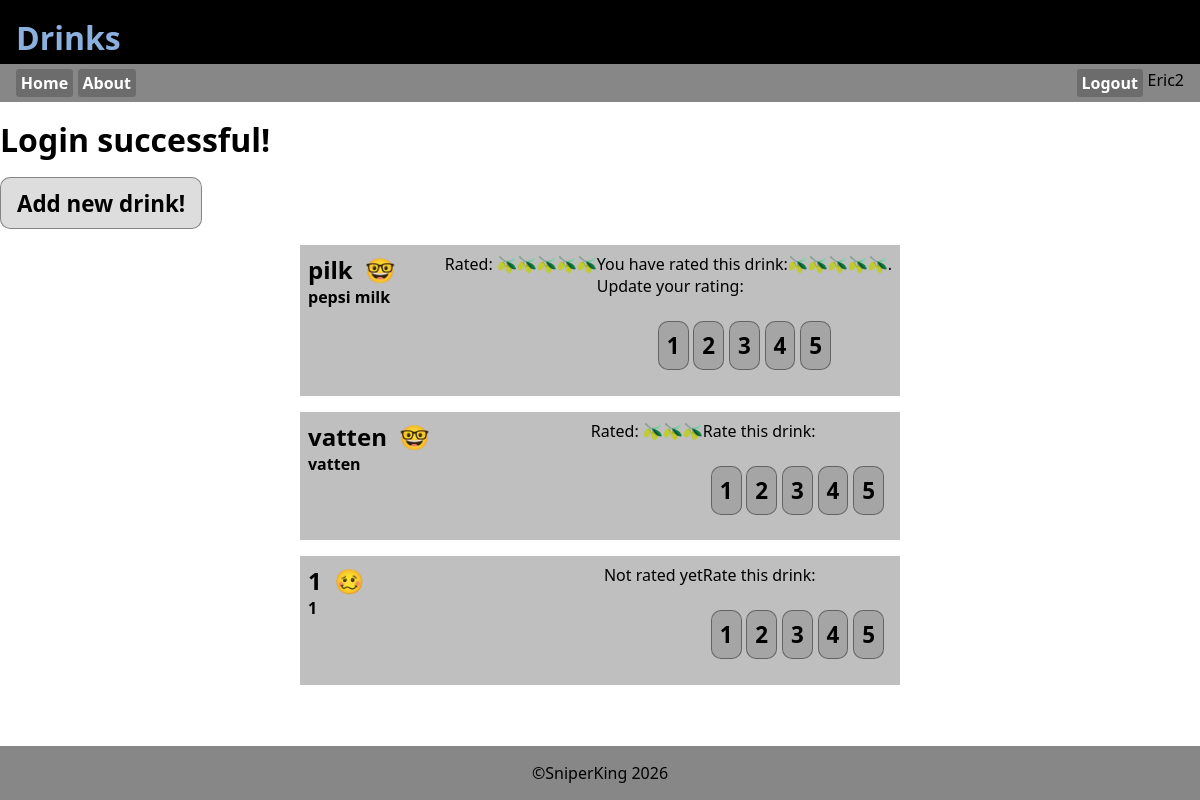
Page /index.php (signed in) on the committed database.
### tables this page shows
CREATE TABLE `tbl_user` (
  `id` int(11) NOT NULL,
  `username` varchar(32) NOT NULL,
  `password` varchar(255) NOT NULL,
  `userlevel` int(11) NOT NULL DEFAULT 10,
  `lastlogin` timestamp NOT NULL DEFAULT current_timestamp(),
  `realname` varchar(80) NOT NULL,
  `mail` varchar(100) NOT NULL,
  `created` timestamp NOT NULL DEFAULT current_timestamp()
);

CREATE TABLE `tbl_drinks` (
  `id` int(11) NOT NULL,
  `drinkname` varchar(255) NOT NULL,
  `description` varchar(255) NOT NULL,
  `ingredients` text NOT NULL,
  `recipe` text NOT NULL,
  `alcoholic` tinyint(4) NOT NULL,
  `rating` int(11) NOT NULL DEFAULT 3 COMMENT 'posibilities'
);

### asset.php (called while the page is built, shortened)
<?php
$db_host="localhost";
$db_user="root";
$db_pass="";
$db_name="drink";
$conn=mysqli_connect($db_host, $db_user, $db_pass, $db_name);
function hasrated($drinkid){
    global $conn;
    $userid=$_SESSION['id'];
    $sql="SELECT * FROM tbl_reviews WHERE userid=$userid AND drinkid=$drinkid";
    $result=mysqli_query($conn, $sql);
    if(mysqli_num_rows($result)>0){
        return true;
    }else{
        return false;
    }
}
function isLevel($level){
    if(isset($_SESSION['level'])){
        if(intval($_SESSION['level'])>=$level){
            return true;
        }else{
            return false;
        }
    }else{
        return false;
    }
}
function showpersonalscore($drinkid){
    global $conn;
    $userid=$_SESSION['id'];
    $sql="SELECT score FROM tbl_reviews WHERE userid=$userid AND drinkid=$drinkid";
    $result=mysqli_query($conn, $sql);
    if(mysqli_num_rows($result)>0){
        $row=mysqli_fetch_assoc($result);
        $retStr="";
        for($vdo=0;$vdo<$row['score'];$vdo++){
            $retStr.="🫒";
        }
        return $retStr;
    }else{
        return "Not rated yet";
    }
}
function showRating($drinkid){
    global $conn;
    if (mysqli_num_rows(mysqli_query($conn, "SELECT * FROM tbl_reviews WHERE drinkid='$drinkid' LIMIT 1")) > 0) {
        $sql="SELECT AVG(score) as rating FROM tbl_reviews WHERE drinkid='$drinkid'";
        $result=mysqli_query($conn, $sql);
        $row=mysqli_fetch_assoc($result);
        $rating=$row['rating'];
        $sql="UPDATE tbl_drinks SET rating=$rating WHERE id=$drinkid";
        $number=intval(round($row['rating']));
        $retStr="";
        for($vdo=0;$vdo<$number;$vdo++){
            $retStr.="🫒";
        }
        return $retStr;
    } else {
        return false;
    }
}
function isAlcoholic($value){
    if($value){
        return "🥴";
    }else{
        return "🤓";
    }
}
function getUsername(){
    global $conn;
    $userid=$_SESSION['id'];
    $sql="SELECT username FROM tbl_user WHERE id=$userid";
    $result=mysqli_query($conn, $sql);
    $row=mysqli_fetch_assoc($result);
    if(mysqli_num_rows($result)>0){
        return $row['username'];
    }else{
        return "Guest";
    }
}
?>

### index.php (the view, shortened to what this page needs)
<!DOCTYPE html>
<?php require_once("asset.php"); ?>
<?php
$mess="";
if(isset($_SESSION['mess'])){
    $mess=$_SESSION['mess'];
}else{
    $mess="";
}
?>
<html lang="en">
<head>
    <link rel="stylesheet" href="style.css">
</head>
<body>
    <header>
        <h1>Drinks</h1>
    </header>
<?php require_once("_nav.php"); ?>
    <main>
<h1 class="message"><?=$mess;?></h1>
<?php if (isLevel(10)) { ?>
    <a href="add_drink.php" class="addDrink">Add new drink!</a>
<?php } ?>
<?php
    $sql="SELECT * FROM tbl_drinks ORDER BY rating DESC";
    $result=mysqli_query($conn, $sql);
?>
<?php while($row=mysqli_fetch_assoc($result)): ?>
<details>
    <summary>
        <div>
            <h2><?=$row['drinkname']?>&nbsp;&nbsp;<span><?=isAlcoholic(intval($row['alcoholic']))?></span></h2>
            <h4><?=$row['description']?></h4></div>
            <div class="filler"></div>
            <?php if (showRating($row['id']) !== false) { ?>
                <div class="ratingdiv">Rated: <?=showRating($row['id'])?> </div>
            <?php }else { ?>
                <div class="ratingdiv">Not rated yet</div>
            <?php } ?>
            <?php if(islevel(10)) { ?>
                <div id="ratearea">
                    <?php if(!hasrated($row['id'])){
                        echo "<p>Rate this drink:</p>";
                    }else{
                        echo "<p>You have rated this drink:" . showpersonalscore($row['id']) . ".<br> Update your rating:</p>";
                     } ?>
                    <form class="rate-form" action="index.php" method="POST">
                        <button  name="userrating" value="1" class="rate">1</button>
                        <button  name="userrating" value="2" class="rate">2</button>
                        <button  name="userrating" value="3" class="rate">3</button>
                        <button  name="userrating" value="4" class="rate">4</button>
                        <button  name="userrating" value="5" class="rate">5</button>
                    </form>
                </div>
            <?php } ?>
    </summary>
</details>
<?php endwhile; ?>
    </main>
<?php require_once("_footer.php"); ?>
</body>
</html>

### _nav.php (shortened to what this page needs)
<nav>
    <a href="index.php">Home</a>
    <a href="about.php">About</a>
    <div class="fill"></div>
    <?php if(!isLevel(10)){?>
    <a href="register.php">Register</a>
    <button class="loginbttn" popovertarget="login">Login</button>
    <?php }else{ ?>
    <a href="_login.php?logout=1">Logout</a>
    <div class="userinfo">
        <p><?=getUsername()?></p>
    <?php } ?>
</nav>

### style.css (style rules this page uses)
:root { --clr_back_header:#000; --clr_header:#8bb0de; --clr_back_nav:#878787; --clr_back_footer:var(--clr_back_nav); }
*, *:before, *:after { margin: 0; padding: 0; box-sizing: border-box; }
body { height:100dvh; display:flex; flex-direction: column; font-family: system-ui, sans-serif; }
header { background: var(--clr_back_header); color:var(--clr_header); height:4rem; padding: 1rem; }
main { flex-grow: 5; display:flex; flex-direction: column; gap:1rem; padding-top: 1rem; }
summary { display:flex; width:100%; background: #0003; padding: .5rem; }
.filler { flex-grow: 5; }
details { display:flex; flex-direction: column; background: #0001; width:50%; margin-left: auto; margin-right: auto; transition: all 0.05s ease-in-out; }
:root { --formborder: rgb(0, 0, 0, .5); --formback: rgb(0, 0, 0, .1); --formlabelcolor: rgb(0, 0, 0, .6) }
form { position: relative; display: flex; flex-direction: column; width: 40rem; padding: .5rem; background: var(--formback); border-radius: .6rem; margin-left: auto; margin-right: auto; }
input[type="submit"], input[type="button"], button { margin-top: 1rem; margin-bottom: .6rem; padding: .5rem; }
.rate-form { position: relative; padding: none; background: none; border-radius: 0rem; margin-left: none; margin-right: none; width:fit-content; display:flex; flex-direction: row; gap:.3rem; height:fit-content; }

### rows in the picture
tbl_user: username "Eric2"
tbl_drinks: drinkname "pilk", alcoholic "🤓", description "pepsi milk", id "🫒🫒🫒🫒🫒"
tbl_drinks: drinkname "vatten", alcoholic "🤓", description "vatten", id "🫒🫒🫒", shows "Rate this drink:"
tbl_drinks: drinkname "1", alcoholic "🥴", description "1", shows "Not rated yet", shows "Rate this drink:"

### other values in the picture
$mess "Login successful!"
